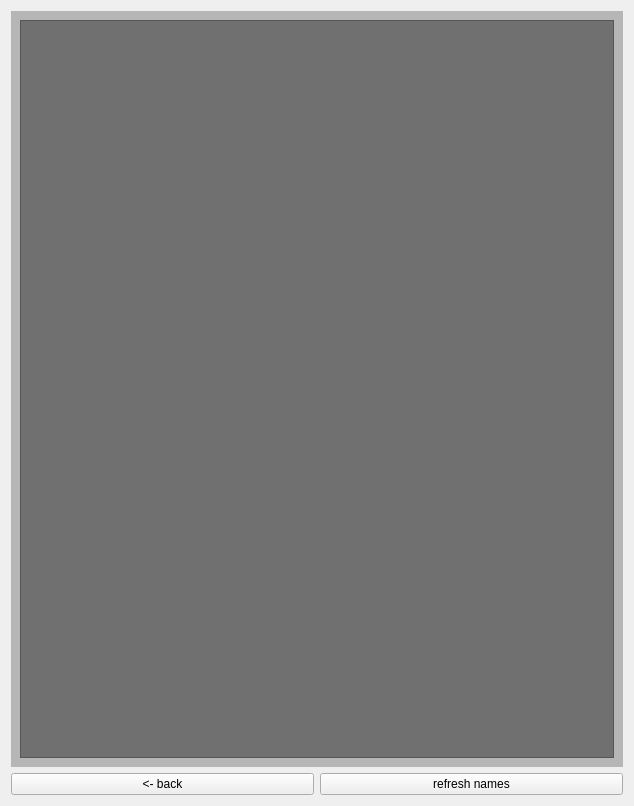
<?xml version="1.0" encoding="UTF-8"?>
<ui version="4.0">
 <class>Form</class>
 <widget class="QWidget" name="Form">
  <property name="geometry">
   <rect>
    <x>0</x>
    <y>0</y>
    <width>634</width>
    <height>806</height>
   </rect>
  </property>
  <property name="windowTitle">
   <string>Form</string>
  </property>
  <layout class="QGridLayout" name="gridLayout">
   <item row="0" column="0" colspan="2">
    <widget class="QStackedWidget" name="stackedWidget">
     <property name="styleSheet">
      <string notr="true">background-color: rgb(182, 182, 182);</string>
     </property>
     <property name="currentIndex">
      <number>0</number>
     </property>
     <widget class="QWidget" name="groups">
      <layout class="QHBoxLayout" name="horizontalLayout">
       <item>
        <widget class="QListWidget" name="listWidget">
         <property name="styleSheet">
          <string notr="true">background-color: rgb(112, 112, 112);</string>
         </property>
        </widget>
       </item>
      </layout>
     </widget>
     <widget class="QWidget" name="imports">
      <layout class="QHBoxLayout" name="horizontalLayout_2">
       <item>
        <widget class="QListWidget" name="listWidget_2">
         <property name="styleSheet">
          <string notr="true">background-color: rgb(112, 112, 112);</string>
         </property>
        </widget>
       </item>
      </layout>
     </widget>
     <widget class="QWidget" name="xrefs">
      <layout class="QHBoxLayout" name="horizontalLayout_3">
       <item>
        <widget class="QListWidget" name="listWidget_3">
         <property name="styleSheet">
          <string notr="true">background-color: rgb(112, 112, 112);</string>
         </property>
        </widget>
       </item>
      </layout>
     </widget>
    </widget>
   </item>
   <item row="1" column="0">
    <widget class="QPushButton" name="backButton">
     <property name="text">
      <string>&lt;- back</string>
     </property>
    </widget>
   </item>
   <item row="1" column="1">
    <widget class="QPushButton" name="refreshButton">
     <property name="text">
      <string>refresh names</string>
     </property>
    </widget>
   </item>
  </layout>
 </widget>
 <resources/>
 <connections/>
</ui>
